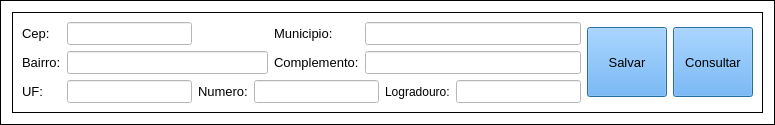
            <widget class="QFrame" name="frame_13">
             <property name="styleSheet">
              <string notr="true">background-color: rgb(255, 255, 255);</string>
             </property>
             <property name="frameShape">
              <enum>QFrame::Box</enum>
             </property>
             <property name="frameShadow">
              <enum>QFrame::Plain</enum>
             </property>
             <layout class="QGridLayout" name="gridLayout_27">
              <item row="0" column="0">
               <widget class="QFrame" name="frame_21">
                <property name="frameShape">
                 <enum>QFrame::Box</enum>
                </property>
                <property name="frameShadow">
                 <enum>QFrame::Plain</enum>
                </property>
                <layout class="QGridLayout" name="gridLayout_26">
                 <item row="0" column="0">
                  <widget class="QLabel" name="label_75">
                   <property name="font">
                    <font>
                     <family>Arial</family>
                     <pointsize>10</pointsize>
                    </font>
                   </property>
                   <property name="text">
                    <string>Cep:</string>
                   </property>
                  </widget>
                 </item>
                 <item row="2" column="2">
                  <widget class="QLabel" name="label_95">
                   <property name="minimumSize">
                    <size>
                     <width>0</width>
                     <height>0</height>
                    </size>
                   </property>
                   <property name="maximumSize">
                    <size>
                     <width>100</width>
                     <height>111</height>
                    </size>
                   </property>
                   <property name="font">
                    <font>
                     <family>Arial</family>
                     <pointsize>10</pointsize>
                    </font>
                   </property>
                   <property name="text">
                    <string>Numero:</string>
                   </property>
                  </widget>
                 </item>
                 <item row="0" column="5" colspan="3">
                  <widget class="QLineEdit" name="municipioEmpresa">
                   <property name="enabled">
                    <bool>true</bool>
                   </property>
                   <property name="font">
                    <font>
                     <family>Arial</family>
                     <pointsize>10</pointsize>
                    </font>
                   </property>
                   <property name="styleSheet">
                    <string notr="true">background-color: rgb(255, 255, 255);</string>
                   </property>
                  </widget>
                 </item>
                 <item row="2" column="6">
                  <widget class="QLabel" name="label_12">
                   <property name="text">
                    <string>Logradouro:</string>
                   </property>
                  </widget>
                 </item>
                 <item row="1" column="0">
                  <widget class="QLabel" name="label_81">
                   <property name="font">
                    <font>
                     <family>Arial</family>
                     <pointsize>10</pointsize>
                    </font>
                   </property>
                   <property name="text">
                    <string>Bairro:</string>
                   </property>
                  </widget>
                 </item>
                 <item row="2" column="1">
                  <widget class="QLineEdit" name="ufEmpresa">
                   <property name="maximumSize">
                    <size>
                     <width>200</width>
                     <height>16777215</height>
                    </size>
                   </property>
                   <property name="font">
                    <font>
                     <family>Arial</family>
                     <pointsize>10</pointsize>
                    </font>
                   </property>
                   <property name="styleSheet">
                    <string notr="true">background-color: rgb(255, 255, 255);</string>
                   </property>
                   <property name="text">
                    <string/>
                   </property>
                  </widget>
                 </item>
                 <item row="2" column="3" colspan="3">
                  <widget class="QLineEdit" name="numeroEnderecoEmpresa">
                   <property name="font">
                    <font>
                     <family>Arial</family>
                     <pointsize>10</pointsize>
                    </font>
                   </property>
                   <property name="styleSheet">
                    <string notr="true">background-color: rgb(255, 255, 255);</string>
                   </property>
                   <property name="text">
                    <string/>
                   </property>
                  </widget>
                 </item>
                 <item row="1" column="5" colspan="3">
                  <widget class="QLineEdit" name="complementoEmpresa">
                   <property name="enabled">
                    <bool>true</bool>
                   </property>
                   <property name="font">
                    <font>
                     <family>Arial</family>
                     <pointsize>10</pointsize>
                    </font>
                   </property>
                   <property name="styleSheet">
                    <string notr="true">background-color: rgb(255, 255, 255);</string>
                   </property>
                  </widget>
                 </item>
                 <item row="0" column="1">
                  <widget class="QLineEdit" name="cepEmpresa">
                   <property name="font">
                    <font>
                     <family>Arial</family>
                     <pointsize>10</pointsize>
                    </font>
                   </property>
                   <property name="styleSheet">
                    <string notr="true">background-color: rgb(255, 255, 255);</string>
                   </property>
                   <property name="text">
                    <string/>
                   </property>
                  </widget>
                 </item>
                 <item row="0" column="4">
                  <widget class="QLabel" name="label_82">
                   <property name="font">
                    <font>
                     <family>Arial</family>
                     <pointsize>10</pointsize>
                    </font>
                   </property>
                   <property name="text">
                    <string>Municipio:</string>
                   </property>
                  </widget>
                 </item>
                 <item row="0" column="9" rowspan="3">
                  <widget class="QPushButton" name="salvarCliente_4">
                   <property name="maximumSize">
                    <size>
                     <width>86</width>
                     <height>70</height>
                    </size>
                   </property>
                   <property name="font">
                    <font>
                     <pointsize>10</pointsize>
                     <weight>50</weight>
                     <bold>false</bold>
                    </font>
                   </property>
                   <property name="cursor">
                    <cursorShape>PointingHandCursor</cursorShape>
                   </property>
                   <property name="focusPolicy">
                    <enum>Qt::NoFocus</enum>
                   </property>
                   <property name="toolTip">
                    <string>Limpar Formulario</string>
                   </property>
                   <property name="styleSheet">
                    <string notr="true">background-color: rgb(85, 170, 255);</string>
                   </property>
                   <property name="text">
                    <string>Consultar</string>
                   </property>
                   <property name="icon">
                    <iconset>
                     <normaloff>SistemaDeVendas/Imagens/visao-da-empresa.png</normaloff>SistemaDeVendas/Imagens/visao-da-empresa.png</iconset>
                   </property>
                   <property name="iconSize">
                    <size>
                     <width>93</width>
                     <height>30</height>
                    </size>
                   </property>
                   <property name="autoDefault">
                    <bool>true</bool>
                   </property>
                   <property name="default">
                    <bool>true</bool>
                   </property>
                   <property name="flat">
                    <bool>false</bool>
                   </property>
                  </widget>
                 </item>
                 <item row="2" column="0">
                  <widget class="QLabel" name="label_84">
                   <property name="font">
                    <font>
                     <family>Arial</family>
                     <pointsize>10</pointsize>
                    </font>
                   </property>
                   <property name="text">
                    <string>UF:</string>
                   </property>
                  </widget>
                 </item>
                 <item row="2" column="7">
                  <widget class="QLineEdit" name="logradouroEmpresa">
                   <property name="font">
                    <font>
                     <family>Arial</family>
                     <pointsize>10</pointsize>
                     <weight>50</weight>
                     <bold>false</bold>
                    </font>
                   </property>
                   <property name="styleSheet">
                    <string notr="true">background-color: rgb(255, 255, 255);</string>
                   </property>
                   <property name="text">
                    <string/>
                   </property>
                   <property name="alignment">
                    <set>Qt::AlignLeading|Qt::AlignLeft|Qt::AlignVCenter</set>
                   </property>
                   <property name="dragEnabled">
                    <bool>false</bool>
                   </property>
                   <property name="readOnly">
                    <bool>false</bool>
                   </property>
                   <property name="cursorMoveStyle">
                    <enum>Qt::LogicalMoveStyle</enum>
                   </property>
                   <property name="clearButtonEnabled">
                    <bool>false</bool>
                   </property>
                  </widget>
                 </item>
                 <item row="0" column="8" rowspan="3">
                  <widget class="QPushButton" name="cadEmpresa">
                   <property name="maximumSize">
                    <size>
                     <width>82</width>
                     <height>70</height>
                    </size>
                   </property>
                   <property name="font">
                    <font>
                     <pointsize>10</pointsize>
                     <weight>50</weight>
                     <bold>false</bold>
                    </font>
                   </property>
                   <property name="cursor">
                    <cursorShape>PointingHandCursor</cursorShape>
                   </property>
                   <property name="focusPolicy">
                    <enum>Qt::WheelFocus</enum>
                   </property>
                   <property name="toolTip">
                    <string>Salvar novo Cliente</string>
                   </property>
                   <property name="styleSheet">
                    <string notr="true">background-color: rgb(85, 170, 255);</string>
                   </property>
                   <property name="text">
                    <string>Salvar</string>
                   </property>
                   <property name="icon">
                    <iconset>
                     <normaloff>SistemaDeVendas/Imagens/Savar.png</normaloff>SistemaDeVendas/Imagens/Savar.png</iconset>
                   </property>
                   <property name="iconSize">
                    <size>
                     <width>93</width>
                     <height>26</height>
                    </size>
                   </property>
                   <property name="autoDefault">
                    <bool>false</bool>
                   </property>
                   <property name="default">
                    <bool>true</bool>
                   </property>
                   <property name="flat">
                    <bool>false</bool>
                   </property>
                  </widget>
                 </item>
                 <item row="1" column="1" colspan="3">
                  <widget class="QLineEdit" name="bairroEmpresa">
                   <property name="font">
                    <font>
                     <family>Arial</family>
                     <pointsize>10</pointsize>
                    </font>
                   </property>
                   <property name="styleSheet">
                    <string notr="true">background-color: rgb(255, 255, 255);</string>
                   </property>
                   <property name="text">
                    <string/>
                   </property>
                  </widget>
                 </item>
                 <item row="1" column="4">
                  <widget class="QLabel" name="label_83">
                   <property name="font">
                    <font>
                     <family>Arial</family>
                     <pointsize>10</pointsize>
                    </font>
                   </property>
                   <property name="text">
                    <string>Complemento:</string>
                   </property>
                  </widget>
                 </item>
                </layout>
               </widget>
              </item>
             </layout>
            </widget>
